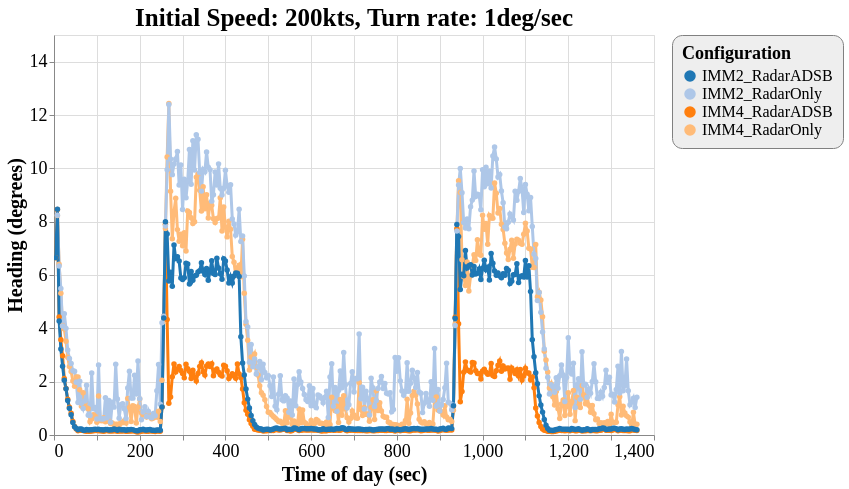

Source (Vega-Lite JSON):
### Vega-Lite specification from a JSON file in a GitHub repository (floating-point values rounded to 4 significant figures; data arrays with more than 128 entries replaced by an {"elided": "..."} marker saying what was removed)
{"config": {"view": {"continuousWidth": 600, "continuousHeight": 400}, "axisX": {"labelFontSize": 18, "titleFontSize": 20}, "axisY": {"labelFontSize": 18, "titleFontSize": 20}, "font": "Times New Roman", "legend": {"cornerRadius": 10, "fillColor": "#EEEEEE", "labelFontSize": 16, "padding": 10, "strokeColor": "gray", "titleFontSize": 18}, "title": {"fontSize": 25}}, "data": {"name": "data-40f17369e5077dd83b6227d2d7b6d41c"}, "mark": {"type": "line", "point": true, "strokeWidth": 3}, "encoding": {"color": {"type": "ordinal", "field": "config", "scale": {"scheme": "category20"}, "title": "Configuration"}, "x": {"type": "quantitative", "field": "time", "title": "Time of day (sec)"}, "y": {"type": "quantitative", "field": "rmse_hdg", "scale": {"domain": [0, 15], "zero": false}, "title": "Heading (degrees)"}}, "selection": {"selector040": {"type": "interval", "bind": "scales", "encodings": ["x", "y"]}}, "title": "Initial Speed: 200kts, Turn rate: 1deg/sec", "$schema": "https://vega.github.io/schema/vega-lite/v4.8.1.json", "datasets": {"data-40f17369e5077dd83b6227d2d7b6d41c": {"elided": "1358 records"}}}
